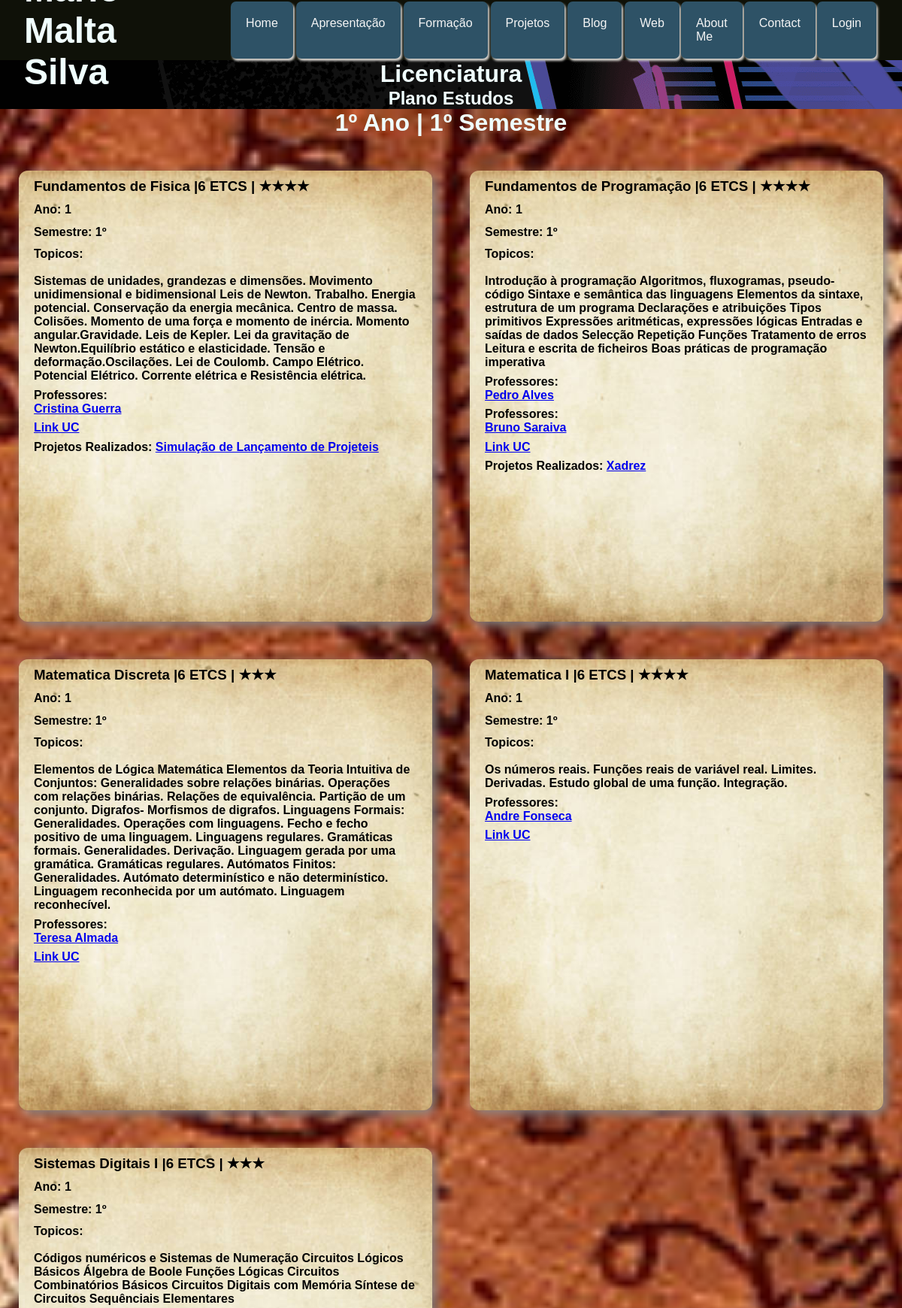
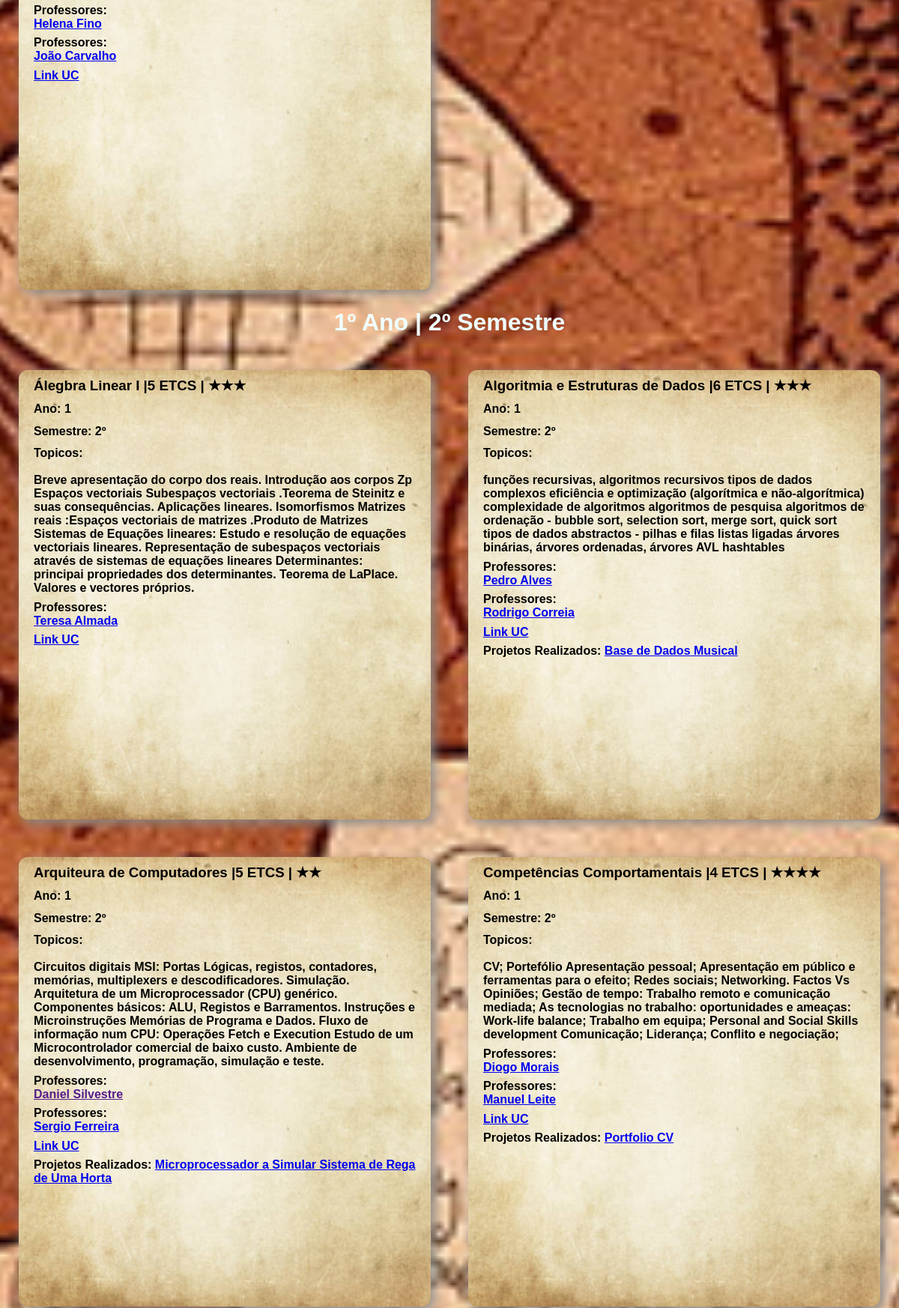
/licenciatura (upper part), run on the app's committed database (2 pictures, top to bottom).
### portfolio/models.py (models this page shows, shortened)
class UnidadesCurriculares(models.Model):
    titulo = models.CharField(max_length=200)
    ano = models.IntegerField(default=0)
    semestre = models.CharField(max_length=200, blank=True)
    topicos = models.CharField(max_length=2000, blank=True)
    professores = models.ManyToManyField(Pessoa, blank=True)
    linkUC = models.URLField(max_length=200, blank=True)
    projetos = models.ManyToManyField(Projetos, blank=True)

class Pessoa(models.Model):
    nome = models.CharField(max_length=100)
    linkedin = models.URLField(max_length=200, blank=True)
    def __str__(self):
        return f"{self.nome}"

class Projetos(models.Model):
    titulo = models.CharField(max_length=200)
    descricao = models.CharField(max_length=500)
    participantes = models.ManyToManyField(Pessoa, blank=True)
    tecnologias = models.CharField(max_length=100)
    github = models.URLField(max_length=200, blank=True)
    ano = models.IntegerField(default=0)
    imagem = models.ImageField(upload_to='media/', null=True)
    def __str__(self):
        return f"{self.titulo}"

### portfolio/views.py (the view)
# urls.py: path('licenciatura', views.licenciatura_view, name='licenciatura'),
def licenciatura_view(reuqest):
    context = {'unidades_curriculars': UnidadesCurriculares.objects.all()}
    return render(reuqest, 'portfolio/licenciatura.html', context)

### portfolio/templates/portfolio/licenciatura.html (shortened to what this page needs)
<!DOCTYPE html>
<html lang="en">
{% extends 'portfolio/layout.html' %}
{% block main %}
        {%  load static %}
<link rel="stylesheet" type="text/css" href="{% static 'portfolio/css/licenciatura.css' %}"/>
    <h1  style="text-align:center"  >Licenciatura</h1>
       <h2  style="text-align:center"  >Plano Estudos</h2>
<div class="container" >
   <h1  class="centrarTexto" >1º Ano | 1º Semestre </h1>
{% for unidadecurricular in unidades_curriculars  %}
    {% if unidadecurricular.ano == 1 and unidadecurricular.semestre == "1º" %}
  <div>
    <h3 style="margin-bottom:0.30cm;" >
        {{ unidadecurricular.titulo }}
    </h3>
    <h4 style="margin-bottom:0.30cm;" >
          Ano:
        {{ unidadecurricular.ano }}
    </h4>
          <h4 style="margin-bottom:0.30cm;" >
               Semestre:
        {{ unidadecurricular.semestre }}
    </h4>
    <h4 style="margin-bottom:0.20cm;">Topicos:
        <br>
        <br>
        <p>
{{ unidadecurricular.topicos }}
        </p>
    </h4>
    {% for profs in unidadecurricular.professores.all %}
       <h4 style="margin-bottom:0.20cm;">Professores:
       <ul>
           <a href="{{ profs.linkedin }}" target="_blank">
           <lu> {{ profs }}</lu>
                  </a>
       </ul>
       </h4>
                   {% endfor %}
      <h4 style="margin-bottom:0.20cm;">
     <a href="{{ unidadecurricular.linkUC }}" target="_blank">
          Link UC
      </a>
      </h4>
        {% for projetosRealizados in unidadecurricular.projetos.all %}
    <h4 style="margin-bottom:0.20cm;">Projetos Realizados: <a href="{{ projetosRealizados.github }}" target="_blank">{{ projetosRealizados  }}</a> </h4>
       {% endfor %}
  </div>
      {% endif %}
   {% endfor %}
      <h1 class="centrarTexto" >1º Ano | 2º Semestre </h1>
{% for unidadecurricular in unidades_curriculars  %}
    {% if unidadecurricular.ano == 1 and unidadecurricular.semestre == "2º" %}
  <div>
    <h3 style="margin-bottom:0.30cm;" >
        {{ unidadecurricular.titulo }}
    </h3>
    <h4 style="margin-bottom:0.30cm;" >
        Ano:
        {{ unidadecurricular.ano }}
    </h4>
          <h4 style="margin-bottom:0.30cm;" >
              Semestre:
        {{ unidadecurricular.semestre }}
    </h4>
    <h4 style="margin-bottom:0.20cm;">Topicos:
        <br>
        <br>
        <p>
{{ unidadecurricular.topicos }}
        </p>
    </h4>
    {% for profs in unidadecurricular.professores.all %}
       <h4 style="margin-bottom:0.20cm;">Professores:
       <ul>
           <a href="{{ profs.linkedin }}" target="_blank">
           <lu> {{ profs }}</lu>
                  </a>
       </ul>
       </h4>
                   {% endfor %}
      <h4 style="margin-bottom:0.20cm;">
     <a href="{{ unidadecurricular.linkUC }}" target="_blank">
          Link UC
      </a>
      </h4>
        {% for projetosRealizados in unidadecurricular.projetos.all %}
    <h4 style="margin-bottom:0.20cm;">Projetos Realizados: <a href="{{ projetosRealizados.github }}" target="_blank">{{ projetosRealizados  }}</a> </h4>
       {% endfor %}
  </div>
      {% endif %}
   {% endfor %}
 </div>
{% endblock %}

### portfolio/static/portfolio/css/style.css (style rules this page uses)
* { padding: 0; margin: 0; box-sizing:border-box; font-family: sans-serif; }
* { margin: 0; }

### portfolio/static/portfolio/css/home.css (style rules this page uses)
* { padding: 0; margin: 0; }

### portfolio/static/portfolio/css/licenciatura.css (style rules this page uses)
.container { position: relative; display: flex; align-content: center; min-height: 300px; background-image: url('../images/home-ce-610.jpg'); flex-wrap: wrap; background-attachment: scroll; background-position: center; background-repeat: no-repeat; background-size: cover; }
.container div { width: 550px; height: 600px; box-shadow: 5px 5px 15px #888888; border-radius: 12px; padding: 10px 20px; background-color: burlywood; margin: 25px; align-items: center; flex-wrap: wrap; justify-content: space-around; background-image: url('../images/4868953.jpg'); background-size: cover; background-position: center; background-repeat: no-repeat; color: black; }
body { background-image: url('../images/2177753.png'); }
h1 { color: azure; }
h2 { color: azure; }
.centrarTexto { text-align: center; vertical-align: middle; position: relative; width: 100%; left: 0px; margin-bottom: 20px; }

### portfolio/templates/portfolio/layout.html (style rules this page uses)
html, body { max-width: 100%; overflow-x: hidden; }

### data on the page
UnidadesCurriculares: titulo "Fundamentos de Fisica |6 ETCS | ★★★★", ano "1", semestre "1º", topicos "Sistemas de unidades, grandezas e dimensões. Movimento unidimensional e bidimensional Leis de Newton. Trabalho. Energia potencial. Conservação da energia mecânica. Centro de massa. Colisões. Momento de uma força e momento de inércia. Momento angular.Gravidade. Leis de Kepler. Lei da gravitação de Newton.Equilíbrio estático e elasticidade. Tensão e deformação.Oscilações. Lei de Coulomb. Campo Elétrico. Potencial Elétrico. Corrente elétrica e Resistência elétrica."
Pessoa: nome "Cristina Guerra"
Projetos: titulo "Simulação de Lançamento de Projeteis"
UnidadesCurriculares: titulo "Fundamentos de Programação |6 ETCS | ★★★★", ano "1", semestre "1º", topicos "Introdução à programação Algoritmos, fluxogramas, pseudo-código Sintaxe e semântica das linguagens Elementos da sintaxe, estrutura de um programa Declarações e atribuições Tipos primitivos Expressões aritméticas, expressões lógicas Entradas e saídas de dados Selecção Repetição Funções Tratamento de erros Leitura e escrita de ficheiros Boas práticas de programação imperativa"
Pessoa: nome "Pedro Alves"
Pessoa: nome "Bruno Saraiva"
Projetos: titulo "Xadrez"
UnidadesCurriculares: titulo "Matematica Discreta |6 ETCS | ★★★", ano "1", semestre "1º", topicos "Elementos de Lógica Matemática Elementos da Teoria Intuitiva de Conjuntos: Generalidades sobre relações binárias. Operações com relações binárias. Relações de equivalência. Partição de um conjunto. Digrafos- Morfismos de digrafos. Linguagens Formais: Generalidades. Operações com linguagens. Fecho e fecho positivo de uma linguagem. Linguagens regulares. Gramáticas formais. Generalidades. Derivação. Linguagem gerada por uma gramática. Gramáticas regulares. Autómatos Finitos: Generalidades. Autómato determinístico e não determinístico. Linguagem reconhecida por um autómato. Linguagem reconhecível."
Pessoa: nome "Teresa Almada"
UnidadesCurriculares: titulo "Matematica I |6 ETCS | ★★★★", ano "1", semestre "1º", topicos "Os números reais. Funções reais de variável real. Limites. Derivadas. Estudo global de uma função. Integração."
Pessoa: nome "Andre Fonseca"
UnidadesCurriculares: titulo "Sistemas Digitais I |6 ETCS | ★★★", ano "1", semestre "1º", topicos "Códigos numéricos e Sistemas de Numeração Circuitos Lógicos Básicos Álgebra de Boole Funções Lógicas Circuitos Combinatórios Básicos Circuitos Digitais com Memória Síntese de Circuitos Sequênciais Elementares"
Pessoa: nome "Helena Fino"
Pessoa: nome "João Carvalho"
UnidadesCurriculares: titulo "Álegbra Linear I |5 ETCS | ★★★", ano "1", semestre "2º", topicos "Breve apresentação do corpo dos reais. Introdução aos corpos Zp Espaços vectoriais Subespaços vectoriais .Teorema de Steinitz e suas consequências. Aplicações lineares. Isomorfismos Matrizes reais :Espaços vectoriais de matrizes .Produto de Matrizes Sistemas de Equações lineares: Estudo e resolução de equações vectoriais lineares. Representação de subespaços vectoriais através de sistemas de equações lineares Determinantes: principai propriedades dos determinantes. Teorema de LaPlace. Valores e vectores próprios."
UnidadesCurriculares: titulo "Algoritmia e Estruturas de Dados |6 ETCS | ★★★", ano "1", semestre "2º", topicos "funções recursivas, algoritmos recursivos tipos de dados complexos eficiência e optimização (algorítmica e não-algorítmica) complexidade de algoritmos algoritmos de pesquisa algoritmos de ordenação - bubble sort, selection sort, merge sort, quick sort tipos de dados abstractos - pilhas e filas listas ligadas árvores binárias, árvores ordenadas, árvores AVL hashtables"
Pessoa: nome "Rodrigo Correia"
Projetos: titulo "Base de Dados Musical"
UnidadesCurriculares: titulo "Arquiteura de Computadores |5 ETCS | ★★", ano "1", semestre "2º", topicos "Circuitos digitais MSI: Portas Lógicas, registos, contadores, memórias, multiplexers e descodificadores. Simulação. Arquitetura de um Microprocessador (CPU) genérico. Componentes básicos: ALU, Registos e Barramentos. Instruções e Microinstruções Memórias de Programa e Dados. Fluxo de informação num CPU: Operações Fetch e Execution Estudo de um Microcontrolador comercial de baixo custo. Ambiente de desenvolvimento, programação, simulação e teste."
Pessoa: nome "Daniel Silvestre"
Pessoa: nome "Sergio Ferreira"
Projetos: titulo "Microprocessador a Simular Sistema de Rega de Uma Horta"
UnidadesCurriculares: titulo "Competências Comportamentais |4 ETCS | ★★★★", ano "1", semestre "2º", topicos "CV; Portefólio Apresentação pessoal; Apresentação em público e ferramentas para o efeito; Redes sociais; Networking. Factos Vs Opiniões; Gestão de tempo: Trabalho remoto e comunicação mediada; As tecnologias no trabalho: oportunidades e ameaças: Work-life balance; Trabalho em equipa; Personal and Social Skills development Comunicação; Liderança; Conflito e negociação;"
Pessoa: nome "Diogo Morais"
Pessoa: nome "Manuel Leite"
Projetos: titulo "Portfolio CV"
